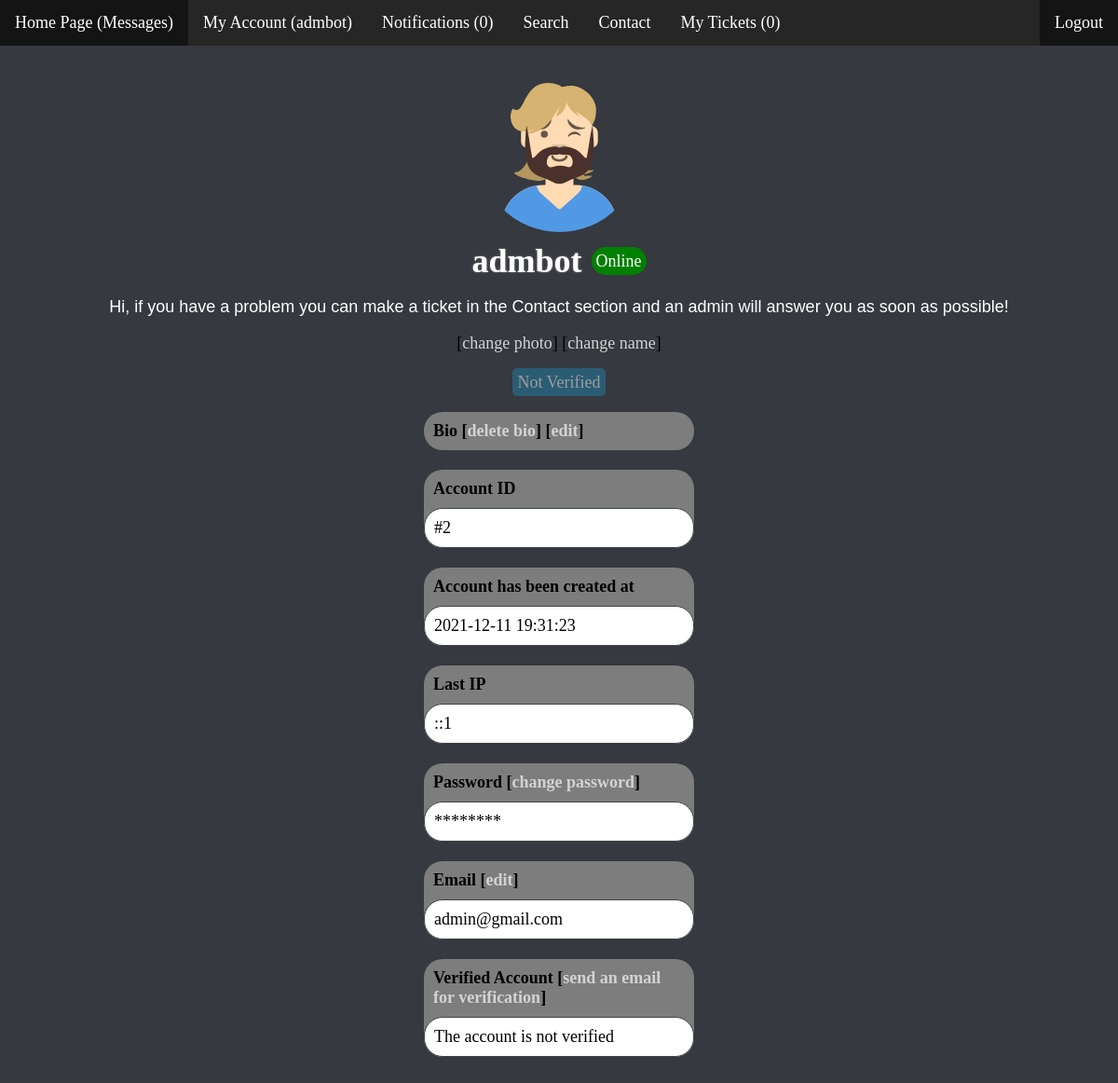
/profile.php?id=2 (signed in), run on the app's committed database.
### tables this page shows
CREATE TABLE `users` (
  `id` int(11) NOT NULL,
  `username` varchar(64) NOT NULL,
  `email` varchar(64) NOT NULL,
  `password` varchar(64) NOT NULL,
  `created_at` timestamp NOT NULL DEFAULT current_timestamp() ON UPDATE current_timestamp(),
  `admin` int(11) NOT NULL,
  `file` longtext NOT NULL,
  `bio` text NOT NULL,
  `founder` int(11) NOT NULL,
  `banned` int(11) NOT NULL,
  `logged` int(11) NOT NULL,
  `ip` varchar(64) NOT NULL,
  `last_ip` varchar(64) NOT NULL,
  `verified` int(10) NOT NULL
);

### profile.php (the view, shortened to what this page needs)
<?php
  require 'config/config.php';
  if (!isset($_SESSION["loggedin"]) || $_SESSION["loggedin"] !== true) {
    header("location: login.php");
    exit;
  } else if(!isset($_GET['id'])) {
    header('Location: index.php');
    exit();
  } else {
    $id = $_GET['id'];
  }
  $queryString = "SELECT id, username, email, created_at, email, bio, file, admin, founder, banned,ip, last_ip, logged, verified FROM users WHERE id='$id' ORDER BY username DESC LIMIT 1";
  $query = $link->prepare($queryString);
  $query->execute();
  $query->store_result();
  $query->bind_result($user_id, $username, $email, $created_at, $email, $bio, $file, $admin, $founder, $banned, $ip, $last_ip, $logged, $verified);
?>
<!DOCTYPE html>
<html>
  <head>
    <link rel="stylesheet" href="css/profile.css?v=<?php echo time(); ?>">
  </head>
  <body>
    <?php require_once("header.php"); ?>
    <div class="wrapper">
      <?php while ($query->fetch()): ?>
      <?php
        echo "
          <div id='img_div'>
            <img id='image-x' src='$file' alt='Profile Phot' onClick='showImg();' />
            <br/>
            <div id='nameOnline'>
            <h1>$username</h1>
        ";
            if ($logged == 1) {
              echo "<span id='online'>Online</span>";
            } else if ($logged == 0) {
              echo "<span id='offline'>Offline</span>";
            }
        echo "
            </div>
            <p id='bio'>
        ";
        if ($bio == "") {
          echo '';
        } else {
          echo $bio;
        }
        echo "
          </p>
        ";
        if ($_SESSION['id'] == $user_id) {
          echo " <span>[<a href='change-photo.php' id='edits'>change photo</a>]</span> <span>[<a href='change-name.php' id='edits'>change name</a>]</span><br/><br/>";
        }
        echo "</div>";
      ?>
      <div id="roles">
        <?php
          if ($verified == 0) {
            echo ' <span id="verified" class="not-verified">Not Verified</span>';
          }
          if ($admin == 1 && $founder == 1 && $banned == 1 && $verified == 1 && $verified == 0) {
            echo '<br><br>';
          } else if ($admin == 1) {
            echo '<br><br>';
          } else if ($founder == 1) {
            echo '<br><br>';
          } else if ($banned == 1) {
            echo '<br><br>';
          } else if ($verified == 1) {
            echo '<br><br>';
          } else if ($verified == 0) {
            echo '<br><br>';
          }
        ?>
      </div>
      <?php
        if ($_SESSION['id'] == $user_id) {
          echo "
            <div class='title-of-div'>
              <div class='title-text'>
                Bio
          ";
          if ($bio != "") {
            echo "[<a href='delete-bio.php' id='edits'>delete bio</a>]";
          }
          echo "
            [<a href='change-bio.php' id='edits'>edit</a>]
              </div>
            </div> <br/>
          ";
        }
      ?>
      <div class="title-of-div">
        <div class="title-text">Account ID</div>
        <div class="content-text">#<?php echo $user_id; ?></div>
      </div>
      <br>
      <div class="title-of-div">
        <div class="title-text">Account has been created at</div>
        <div class="content-text">
          <?php
            echo $created_at;
          ?>
        </div>
      </div>
      <br>
      <?php
        if ($_SESSION['founder'] == 1 || $_SESSION['id'] == $user_id) {
          echo "
            <div class='title-of-div'>
            <div class='title-text'>Last IP</div>
              <div class='content-text'>
                $last_ip
              </div>
            </div>
            <br>
          ";
        }
      ?>
      <?php
        if ($_SESSION['id'] == $user_id) {
          echo "
            <div class='title-of-div'>
              <div class='title-text'>
                Password [<a href='reset-password.php' id='edits'>change password</a>]
              </div>
              <div class='content-text'>********</div>
            </div>
            <br/>
          ";
        }
      ?>
      <div class="title-of-div">
        <div class="title-text">Email
          <?php
            if ($_SESSION['id'] == $user_id) {
              echo ' [<a href="change-email.php" id="edits">edit</a>]';
            }
          ?>
        </div>
        <div class="content-text">
          <?php
            echo $email;
          ?>
        </div>
      </div>
      <br>
      <div class="title-of-div">
        <div class="title-text">
          Verified Account
          <?php
            if ($_SESSION['id'] == $user_id && $verified == 0) {
              echo ' [<a href="verify-account.php" id="edits">send an email for verification</a>]';
            }
          ?>
        </div>
        <div class="content-text">
          <?php
            if ($verified == 0) {
              echo "The account is not verified";
            } else {
              echo "The account is verified";
            }
          ?>
        </div>
      </div>
      <br>
      <?php endwhile; ?>
    </div>
  </body>
</html>

### header.php (shortened to what this page needs)
<?php
  $userid = $_SESSION['id'];
?>
<html>
  <head>
    <link rel="stylesheet" href="css/header.css?v=<?php echo time(); ?>">
  </head>
  <body>
    <?php
      $result = mysqli_query($link, "SELECT COUNT(*) FROM `notifications` WHERE userid=$userid");
      $row = mysqli_fetch_row($result)[0];
      $results = mysqli_query($link, "SELECT COUNT(*) FROM `tickets` WHERE userid=$userid");
      $rows = mysqli_fetch_row($results)[0];
    ?>
    <ul id="desktopul">
      <li><a class="active" href="home.php">Home Page (Messages)</a></li>
      <li><a href="profile.php?id=<?php echo $_SESSION['id']; ?>">My Account (<?php echo $_SESSION['username']?>)</a></li>
      <li><a href="notifications.php?id=<?php echo $_SESSION['id']; ?>">Notifications (<?php echo $row; ?>)</a></li>
      <li><a href="search.php">Search</a></li>
      <li><a href="contact.php">Contact</a></li>
      <li><a href="mytickets.php">My Tickets (<?php echo $rows; ?>)</a></li>
      <li style="float:right"><a class="active" href="logout.php">Logout</a></li>
    </ul>
  </body>
</html>

### css/profile.css (style rules this page uses)
body { background: #36393f; font-size: 18px; }
#bio { font-family: arial; color: white; }
#verified { transition: .3s; padding: 5px; background-color: rgb(31, 128, 167); opacity: 50%; user-select: none; border-radius: 5px; color: white; }
.not-verified { background: maroon; }
.title-text { padding: 10px; font-weight: bold; color: black; }
.title-of-div { background-color: #7d7d7d; border-radius: 20px; width: 25%; margin: 0 auto; }
.content-text { background: white; padding: 10px; color: black; border: 1px solid #3d4648; border-radius: 20px; }
h1 { color: white; text-shadow: 0px 0px 2.5px grey; margin: 0; }
#online, #offline { padding: 5px; border-radius: 25px; color: white; height: 20px; margin-left: 10px; }
#online { background-color: green; }
#img_div:after { content: ""; display: block; clear: both; }
#img_div { text-align: center; }
#image-x { margin: 5px; width: 175px; border-radius: 100px; height: 175px; transition: .4s; }
a { text-decoration: none; color: lightgrey; transition: .2s; }
#nameOnline { display: flex; align-items: center; justify-content: center; }
.wrapper { margin: 20px; }
#roles { text-align: center; }

### css/header.css (style rules this page uses)
body { margin:0; padding:0; }
#desktopul { list-style-type: none; margin: 0; padding: 0; overflow: hidden; background-color: #262626; }
#desktopul li { float: left; }
#desktopul li a { display: block; color: white; text-align: center; padding: 14px 16px; text-decoration: none; }
#desktopul .active { background-color: #141414; }

### data on the page
users: file (picture), username "admbot", logged "Online", bio "Hi, if you have a problem you can make a ticket in the Contact section and an admin will answer you as soon as possible!", shows "change photo", verified "Not Verified", shows "Bio", shows "delete bio", id "2", created_at "2021-12-11 19:31:23", last_ip "::1", shows "Password [", shows "edit", email "admin@gmail.com"

### other printed values
$_SESSION['username'] "admbot"
$row "0"
$rows "0"
